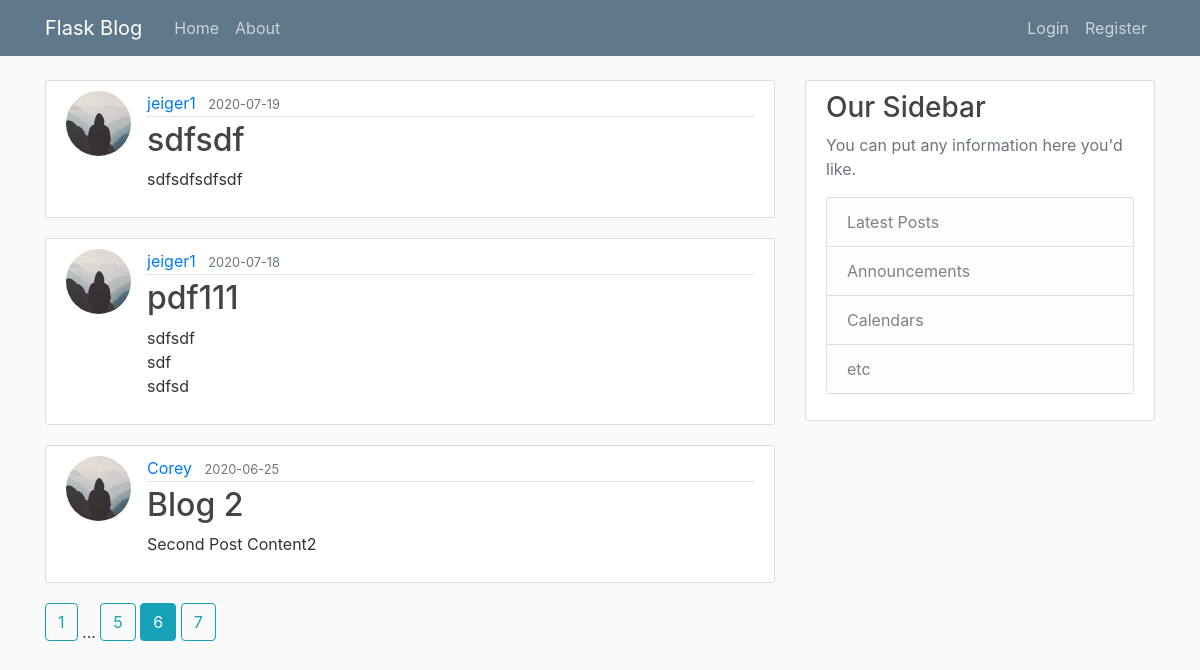
Screenshot of /home?page=6 with the database file from the repository.
### flaskblog/models.py (models this page shows, shortened)
class Post(db.Model):
    id = db.Column(db.Integer, primary_key=True)
    title = db.Column(db.String(100), nullable=False)
    date_posted = db.Column(db.DateTime, nullable=False, default=datetime.utcnow)
    content = db.Column(db.Text, nullable=False)
    user_id = db.Column(db.Integer, db.ForeignKey('user.id'), nullable=False)

class User(db.Model, UserMixin):
    id = db.Column(db.Integer, primary_key=True)
    username = db.Column(db.String(20), unique=True, nullable=False)
    email = db.Column(db.String(120), unique=True, nullable=False)
    image_file = db.Column(db.String(20), nullable=False, default='default.jpg')
    password = db.Column(db.String(60), nullable=False)
    posts = db.relationship('Post', backref='author', lazy=True)

### flaskblog/routes.py (the view)
@app.route("/")
@app.route("/home")
def home():
    page = request.args.get('page', 1, type=int)
    posts = Post.query.order_by(Post.date_posted.desc()).\
        paginate(page=page, per_page=3)
    return render_template('home.html', posts=posts)

### flaskblog/templates/home.html
{% extends "layout.html" %}
{% block content %}
    {% for post in posts.items %}
        <article class="media content-section">
          <img class="rounded-circle article-img" src="{{url_for('static', filename='profile_pics/' + post.author.image_file)}}">
          <div class="media-body">
            <div class="article-metadata">
              <a class="mr-2" href="#">{{ post.author.username }}</a>
              <small class="text-muted">{{ post.date_posted.strftime('%Y-%m-%d') }}</small>
            </div>
            <h2><a class="article-title" href="{{ url_for('post', post_id=post.id) }}">{{ post.title }}</a></h2>
            <p class="article-content">{{ post.content }}</p>
          </div>
        </article>
    {% endfor %}
    {% for page_num in posts.iter_pages(left_edge=1, right_edge=1, left_current=1, right_current=2) %}
        {% if page_num %}
            {% if posts.page == page_num %}
                <a class="btn btn-info mb-4" href="{{ url_for('home', page=page_num) }}">{{ page_num }}</a>
            {% else %}
                <a class="btn btn-outline-info mb-4" href="{{ url_for('home', page=page_num) }}">{{ page_num }}</a>
            {% endif %}
        {% else %}
        ...
        {% endif %}
    {% endfor %}
{% endblock content %}

### flaskblog/static/main.css (style rules this page uses)
body { background: #fafafa; color: #333333; margin-top: 5rem; }
h1, h2, h3, h4, h5, h6 { color: #444444; }
.content-section { background: #ffffff; padding: 10px 20px; border: 1px solid #dddddd; border-radius: 3px; margin-bottom: 20px; }
.article-title { color: #444444; }
.article-content { white-space: pre-line; }
.article-img { height: 65px; width: 65px; margin-right: 16px; }
.article-metadata { padding-bottom: 1px; margin-bottom: 4px; border-bottom: 1px solid #e3e3e3 }

### rows the page displays
Post: image_file (picture), author.username "jeiger1", date_posted "2020-07-19", title "sdfsdf", content "sdfsdfsdfsdf"
Post: image_file (picture), author.username "jeiger1", date_posted "2020-07-18", title "pdf111", content "sdfsdf sdf sdfsd"
Post: image_file (placeholder picture), author.username "Corey", date_posted "2020-06-25", title "Blog 2", content "Second Post Content2"

### other values shown
{{ page_num }} "1" "5" "7"
{{ page_num }} "6"
